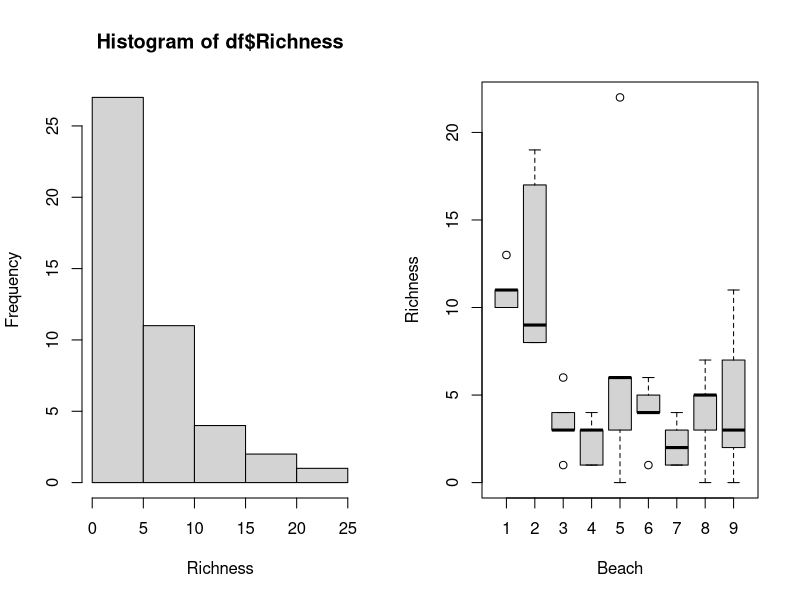

R code for this plot:
## ---- chunk 1
library(tidyr)
loc = factor(rep(LETTERS[1:3], 2))
day = factor(rep(1:2, each = 3))
val = round(runif(6), 3)
d = data.frame(loc, day, val)

d_wide <- spread(d, key = day, value = val)
d_wide

d_long <- gather(d_wide, key = day, value = val, -loc)
d_long

d == d_long
## ---- chunk 2
library(lubridate)

td <- today()
td

td_us <- format(td, "%m-%d-%Y")
td_us

# What I meant to have you do:

bad_day <- "9/1/2017"

good_day <- mdy(bad_day)
good_day

## ---- chunk 3
df <- read.table(file = "Data/RIKZ.txt", header = TRUE, stringsAsFactors = FALSE)
str(df)

par(mfrow = c(1, 2))
hist(df$Richness, xlab = "Richness")
boxplot(df$Richness ~ df$Beach, xlab = "Beach", ylab = "Richness")
par(mfrow = c(1, 1))
## ---- chunk 4
library(lme4)
df <- read.table(file = "Data/RIKZ.txt", header = TRUE, stringsAsFactors = FALSE)

lme1 <- lmer(Richness ~ 1 + NAP + (1 | Beach), data = df)
lme1_sum <- summary(lme1)
# str(lme1_sum)
## ---- chunk 5
int_mean <- fixef(lme1)[1] # mu_alpha or lme2_sum$coefficients[1,1]
slope <- fixef(lme1)[2] # beta
int_rands_0 <- ranef(lme1)$Beach[1] # get random intercept
lme1_resids <- residuals(lme1) # get residuals
int_rands <- int_rands_0 + int_mean # get specific intercept for each beach
df_rands <- data.frame(Beach = 1:9, alpha = int_rands) # make into a dataframe with beaches labeled 
names(df_rands) <- c("Beach", "alpha_j") # rename columns


df <- merge(x = df, y = df_rands, by = "Beach", all.x = TRUE) # put specific beach intercept effect into the dataframe
df$B <- slope # add slope to the dataframe
df$resids <- lme1_resids # add residuals to the dataframe

# Use equation to calculate expected values
df$exp_y <- df$alpha_j + df$B * df$NAP # linear predictor (if the data followed the model expectations perfectly)
df$y <- round(df$exp_y + df$resids, digits = 0) # add the residuals

# check if equal to original data
df$Richness == df$y



# Quick way using R functions
df$preds <- predict(lme1)
df$y_from_preds <- round(df$preds + df$resids, digits = 0)
